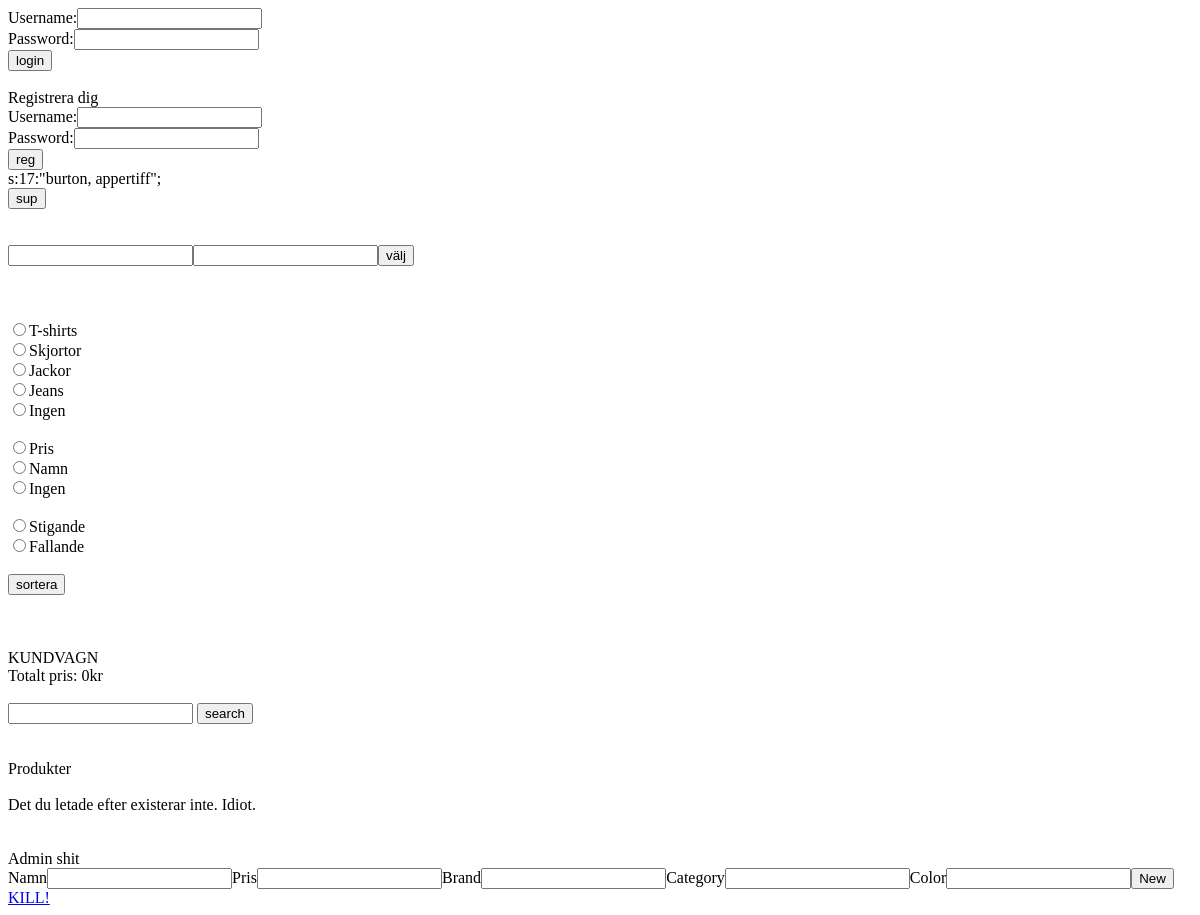
/, run on an earlier commit of the app's database.
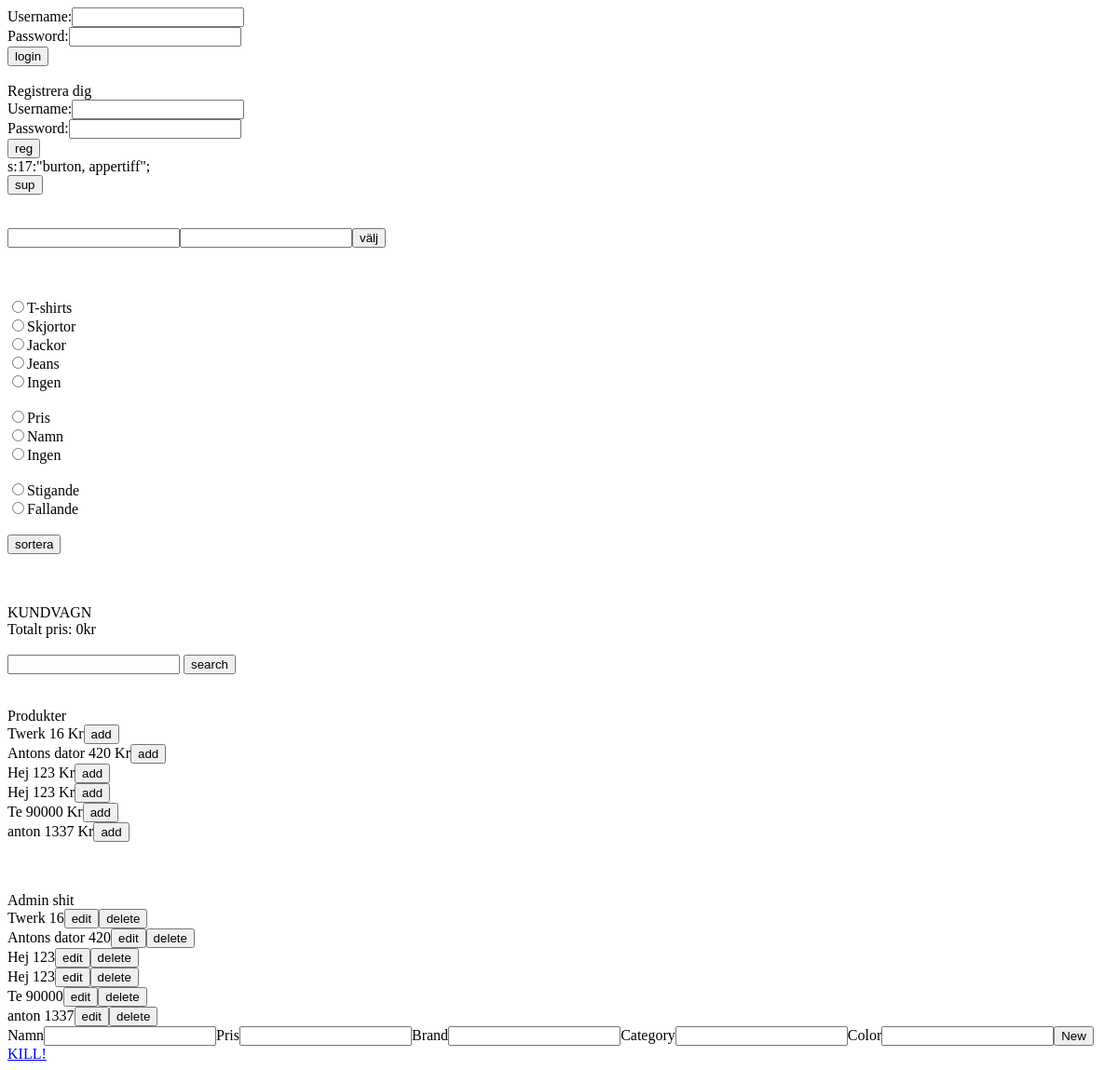
And on a later commit of the database.
### tables this page shows
CREATE TABLE IF NOT EXISTS `produkter` (
  `Id` int(11) NOT NULL AUTO_INCREMENT,
  `Namn` varchar(20) NOT NULL,
  `Pris` int(11) NOT NULL,
  `brand` varchar(30) NOT NULL,
  `color` varchar(30) NOT NULL,
  `category` varchar(30) NOT NULL,
  PRIMARY KEY (`Id`)
);

### Index.php (the view, shortened to what this page needs)
<?php
$dbh = new PDO('mysql:dbname=' . DB_NAME . ';host=' . DB_SERVER . ';charset=utf8', DB_USER, DB_PASSWORD);
include 'login.html.php';
$sql = "SELECT * FROM produkter";
$stmt = $dbh->prepare($sql);
$stmt->execute();
$produkter = $stmt->fetchAll();
$sql = "SELECT * FROM produkter";
$stmt = $dbh->prepare($sql);
$stmt->execute();
$adminprodukter = $stmt->fetchAll();
include 'reg.html.php';
echo "<form method='post'>";
echo "<input type=submit name=hej value=sup>";
echo"<br>";
echo"<br>";
echo"<br>";
echo "<form method='get'>";
echo"<input type=text name=gender>";
echo"<input type=text name=category>";
echo "<input type=submit name=action value=välj>";
echo "</form>";
echo"<br>";
echo"<br>";
echo"<br>";
echo "<form method='post'>";
echo "<input type=radio name=category value=T-shirt>T-shirts";
echo "<br>";
echo "<input type=radio name=category value=Skjortor>Skjortor";
echo "<br>";
echo "<input type=radio name=category value=Jackor>Jackor";
echo "<br>";
echo "<input type=radio name=category value=Jeans>Jeans";
echo "<br>";
echo "<input type=radio name=category value=>Ingen";
echo "<br>";
echo "<br>";
echo "<input type=radio name=sortby value=Pris>Pris";
echo "<br>";
echo "<input type=radio name=sortby value=Namn>Namn";
echo "<br>";
echo "<input type=radio name=sortby value=>Ingen";
echo "<br>";
echo "<br>";
echo "<input type=radio name=sortord value=ASC>Stigande";
echo "<br>";
echo "<input type=radio name=sortord value=DESC>Fallande";
echo "<br>";
echo "<br>";
echo "<input type=submit name=handling value=sortera>";
echo "<br>";
echo "</form>";
echo "<br>";
echo "<br>";
echo "<br>";
echo 'KUNDVAGN';
$total = 0;
echo "<br>"."Totalt pris: ".$total . "kr";
echo "<br>";
echo "<br>";
echo "<form method='post'>";
echo "<input type=text name=search>";
echo " <input type=submit name=action value=search>";
echo "</form>";
echo "<br>";
echo "<br>";
echo "Produkter";
echo "<br>";
if ($produkter[1] != 0) {
    foreach ($produkter as $produkt) {
        echo "<tr>";
        echo "<form method='post'>";
        echo "<td>" . $produkt[1] . " " . $produkt[2] . " Kr</td>";
        echo "<td><input type='submit' name='action' value='add'></td>";
        echo "</form>";
        echo "</tr>";
    }
} else {
    echo "<br>";
    echo "Det du letade efter existerar inte. Idiot.";
}
echo "<br>";
echo "<br>";
echo "<br>";
echo 'Admin shit';
foreach ($adminprodukter as $produkt) {
    echo "<tr>";
    echo "<form method='post'>";
    echo "<td>" . $produkt[1] . " " . $produkt[2] . "</td>";
    echo "<td><input type='submit' name='action' value='edit'><input type='submit' name='action' value='delete'></td>";
    echo "</form>";
    echo "</tr>";
}
echo "<form method='post'>";
echo "Namn<input type='text' name='namn'>";
echo "Pris<input type='text' name='pris'>";
echo "Brand<input type='text' name='brand'>";
echo "Category<input type='text' name='category'>";
echo "Color<input type='text' name='color'>";
echo "<input type='submit' name='action' value='New'>";
echo "</form>";
?>
<!DOCTYPE html>
<html>
    <head>
    </head>
    <body>
        <a href="kill.php">KILL!</a>
        <br>
    </body>
</html>

### login.html.php (shortened to what this page needs)
<!DOCTYPE html>
<html>
    <head>
    </head>
    <body>
        <form method="post">
            Username:<input type="text" name="username"><br>
            Password:<input type="password" name="password"><br>
            <input type="submit" value="login" name="action">
        </form>
    </body>
</html>

### reg.html.php (shortened to what this page needs)
<!DOCTYPE html>
<html>
    <head>
    </head>
    <body>
          <form method="post">
            <br>
            Registrera dig
            <br>
            Username:<input type="text" name="reguser"><br>
            Password:<input type="password" name="regpass"><br>
            <input type="submit" value="reg" name="action">
        </form>
    </body>
</html>

What changed in the data, as far as the page shows it:
added produkter: Namn "Twerk", Pris "16"
added produkter: Namn "Antons dator", Pris "420"
added produkter: Namn "Hej", Pris "123"
added produkter: Namn "Hej", Pris "123"
added produkter: Namn "Te", Pris "90000"
added produkter: Namn "anton", Pris "1337"
Also different on the page:
text no longer shown: "Det du letade efter existerar inte. Idiot."
